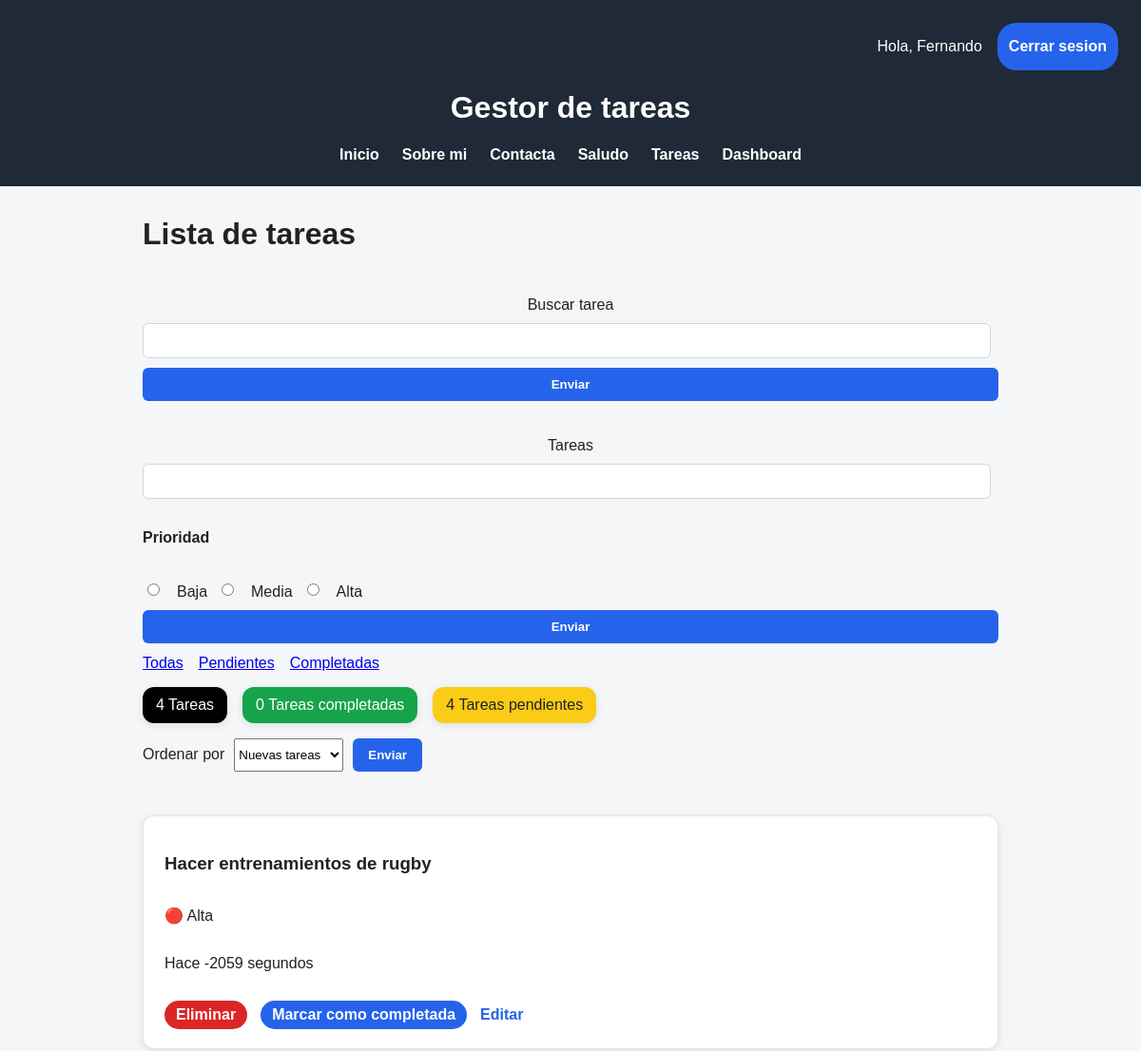
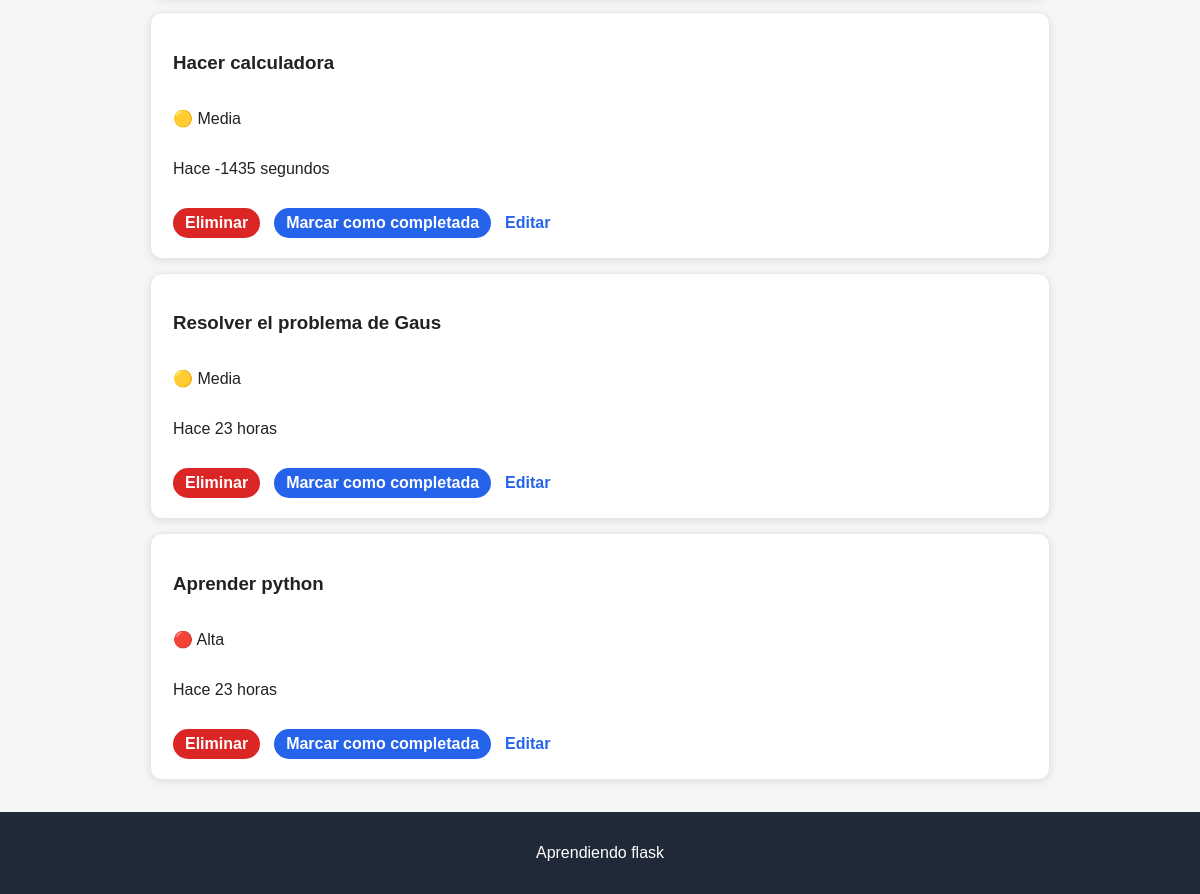
The app's page /tareas?estado=pendientes (signed in) with its own data (2 pictures, top to bottom).
### app/models/models.py (models this page shows)
class Tareas_db(db.Model):
    __tablename__ = "task"
    id = db.Column(db.Integer, primary_key=True)
    tarea = db.Column(db.String(100), nullable=False)
    completada = db.Column(db.Boolean, default=False)
    usuario_id = db.Column(db.Integer, db.ForeignKey("users.id"))
    fecha_creacion = db.Column(db.DateTime, default=datetime.now)
    prioridad = db.Column(db.String(20), default="Media")

### app/routes/tareas_routes.py (the view, shortened to what this page needs)
@tareas_bp.route("/tareas", methods=["GET", "POST"])
def gestionar_tareas():
    if "usuario" not in session:
        return redirect(url_for("auth.login"))
    busqueda = request.args.get("buscar", "")
    estado = request.args.get("estado", "todas").strip()
    orden = request.args.get("orden", "nuevas")
    tareas = Tareas_db.query.filter_by(usuario_id=session["usuario_id"])
    if estado == "pendientes":
        tareas = tareas.filter_by(completada=False)
    elif estado == "completadas":
        tareas = tareas.filter_by(completada=True)
    if busqueda:
        tareas = tareas.filter(Tareas_db.tarea.like(f"%{busqueda}%"))
    if orden == "nuevas":
        tareas = tareas.order_by(Tareas_db.fecha_creacion.desc())
    elif orden == "antiguas":
        tareas = tareas.order_by(Tareas_db.fecha_creacion.asc())
    elif orden == "az":
        tareas = tareas.order_by(Tareas_db.tarea.asc())
    elif orden == "za":
        tareas = tareas.order_by(Tareas_db.tarea.desc())
    tareas = tareas.all()
    for tarea in tareas:
        tarea.tiempo_transcurrido = tiempo_transcurrido(tarea.fecha_creacion)
    long_tareas, tareas_totales_completadas, tareas_totales_pendientes = (
        calcular_tareas()
    )
    return render_template(
        "tareas.html",
        tareas=tareas,
        long_tareas=long_tareas,
        tareas_totales_pendientes=tareas_totales_pendientes,
        tareas_totales_completadas=tareas_totales_completadas,
        busqueda=busqueda,
        estado=estado,
        orden=orden,
    )

### app/utils/helpers.py (called while the page is built)
def calcular_tareas():
    tareas = Tareas_db.query.filter_by(usuario_id=session["usuario_id"]).all()
    long_tareas = len(tareas)
    tareas_pendiente = Tareas_db.query.filter_by(
        usuario_id=session["usuario_id"], completada=False
    ).all()
    tareas_totales_pendientes = len(tareas_pendiente)
    tareas_completadas = Tareas_db.query.filter_by(
        usuario_id=session["usuario_id"], completada=True
    ).all()
    tareas_totales_completadas = len(tareas_completadas)
    return long_tareas, tareas_totales_completadas, tareas_totales_pendientes

def tiempo_transcurrido(fecha_creacion):
    ahora = datetime.now()
    diferencia = ahora - fecha_creacion
    segundos = int(diferencia.total_seconds())
    minuto = int(segundos // 60)
    hora = int(segundos // 3600)
    dia = int(segundos // 86400)
    if segundos < 60:
        if segundos == 1:
            return f"Hace {segundos} segundo"
        else:
            return f"Hace {segundos} segundos"
    elif segundos < 3600:
        if minuto == 1:
            return f"Hace {minuto} minuto"
        else:
            return f"Hace {minuto} minutos"
    elif segundos < 86400:
        if hora == 1:
            return f"Hace {hora} hora"
        else:
            return f"Hace {hora} horas"
    else:
        if dia == 1:
            return f"Hace {dia} dia"
        else:
            return f"Hace {dia} dias"

### templates/tareas.html (shortened to what this page needs)
{% extends "base.html" %}
{% block contenido %}
<h1>Lista de tareas</h1>
<br>
<form method="GET" class="crear-tarea">
    <label for="buscar">Buscar tarea</label>
    <input type="text" id="buscar" name="buscar" value="{{busqueda}}">
    <button type="submit">Enviar</button>
</form>
<br>
<form action="/tareas" method="POST" class="crear-tarea">
    <label for="tareas">Tareas</label>
    <input type="text" id="tareas" name="tarea">
    <h4>Prioridad</h4>
    <div class="prioridades">
        <input type="radio" id="baja" name="prioridad" value="baja">
        <label for="baja">Baja</label>
        <input type="radio" id="media" name="prioridad" value="media">
        <label for="media">Media</label>
        <input type="radio" id="alta" name="prioridad" value="alta">
        <label for="alta">Alta</label>
    </div>
    <button type="submit">Enviar</button>
</form>
<div class="nav-filtros">
    <a href="/tareas">Todas</a>
    <a href="/tareas?estado=pendientes">Pendientes</a>
    <a href="/tareas?estado=completadas">Completadas</a>
    <br>
</div>
<div class="estadisticas">
    {% if long_tareas == 1 %}
    <p class="estadisticas-card-tarea">{{ long_tareas }} Tarea</p>
    {% else %}
    <p class="estadisticas-card-tarea">{{ long_tareas }} Tareas</p>
    {% endif %}
    {% if tareas_totales_completadas == 1 %}
    <p class="estadisticas-card-completadas">{{ tareas_totales_completadas }} Tarea completada</p>
    {% else %}
    <p class="estadisticas-card-completadas">{{ tareas_totales_completadas }} Tareas completadas</p>
    {% endif %}
    {% if tareas_totales_pendientes == 1 %}
    <p class="estadisticas-card-pendientes">{{ tareas_totales_pendientes }} Tarea pendiente</p>
    {% else %}
    <p class="estadisticas-card-pendientes">{{ tareas_totales_pendientes }} Tareas pendientes</p>
    {% endif %}
</div>
<form action="/tareas" method="GET">
    <label for="orden">Ordenar por</label>
    <select name="orden" id="orden">
        <option id="nuevas" value="nuevas" {% if orden=="nuevas" %}selected{% endif %}>Nuevas tareas</option>
    </select>
    <button type="submit">Enviar</button>
</form>
<br>
{% if tareas %}
<ul>
    {% for tarea in tareas %}
    <li class="tarea-card">
        <div class="tarea-info">
            <h3 class="{% if tarea.completada %}tarea-completada{% endif %}">
                {{ tarea.tarea }}
            </h3>
            {% if tarea.prioridad == "alta" %}
            <p>🔴 {{ tarea.prioridad.capitalize() }}</p>
            {% endif %}
            {% if tarea.prioridad == "media" %}
            <p>🟡 {{ tarea.prioridad.capitalize() }}</p>
            {% endif %}
            <p>{{ tarea.tiempo_transcurrido }}</p>
        </div>
        <div class="tarea-acciones">
            <a href="/eliminar/{{ tarea.id }}" class="eliminar">Eliminar</a>
            <a href="/completar/{{ tarea.id }}" class="completar">
                {% if tarea.completada %}
                Desmarcar tarea
                {% else %}
                Marcar como completada
                {% endif %}
            </a>
            <a href="/editar/{{ tarea.id }}" class="editar">Editar</a>
        </div>
    </li>
    {% endfor %}
</ul>
{% else %}
<p>No hay tareas</p>
{% endif %}
{% endblock %}

### static/style.css (style rules this page uses)
body { background-color: #f4f6f8; color: #222222; font-family: Arial, Helvetica, sans-serif; margin: 0; }
input { padding: 10px; border: 1px solid #d1d5db; border-radius: 6px; margin-right: 8px; }
button { background-color: #2563eb; color: #ffffff; border: none; padding: 10px 16px; border-radius: 6px; cursor: pointer; font-weight: bold; }
main ul { list-style: none; padding: 0px; }
main li a { color: #2563eb; text-decoration: none; font-weight: bold; }
.eliminar { background-color: #dc2626; color: #ffffff; padding: 6px 12px; border-radius: 20px; }
.completar { background-color: #2563eb; color: #ffffff; padding: 6px 12px; border-radius: 20px; }
form { display: flex; gap: 10px; margin-bottom: 12px; }
label { text-align: center; margin-top: 8px; }
.nav-filtros { display: flex; gap: 16px; align-items: center; }
.estadisticas { display: flex; gap: 16px; flex-wrap: wrap; }
.estadisticas-card-tarea { color: #ffffff; background-color: black; padding: 10px 14px; border-radius: 12px; box-shadow: 0px 2px 8px rgba(0, 0, 0, 0.1); transition: 0.2s ease; }
.estadisticas-card-pendientes { color: #222222; background-color: #facc15; padding: 10px 14px; border-radius: 12px; box-shadow: 0px 2px 8px rgba(0, 0, 0, 0.1); transition: 0.2s ease; }
.estadisticas-card-completadas { color: #ffffff; background-color: #16a34a; padding: 10px 14px; border-radius: 12px; box-shadow: 0px 2px 8px rgba(0, 0, 0, 0.1); transition: 0.2s ease; }
.tarea-info { display: flex; flex-direction: column; }
.tarea-card { background-color: #ffffff; border: 1px solid #e5e7eb; border-radius: 12px; padding: 20px 22px; margin-bottom: 14px; display: flex; flex-direction: column; gap: 14px; box-shadow: 0px 2px 8px rgba(0, 0, 0, 0.1); transition: all 0.2s ease; }
.tarea-acciones { display: flex; gap: 14px; align-items: center; flex-wrap: wrap; }
.crear-tarea { flex-direction: column; }
.prioridades { display: flex; flex-direction: row; align-items: center; gap: 10px; }

### records on screen
Tareas_db: tarea "Hacer entrenamientos de rugby", prioridad "Alta", tiempo_transcurrido "Hace -2059 segundos", completada "Marcar como completada"
Tareas_db: tarea "Hacer calculadora", prioridad "Media", tiempo_transcurrido "Hace -1435 segundos", completada "Marcar como completada"
Tareas_db: tarea "Resolver el problema de Gaus", prioridad "Media", tiempo_transcurrido "Hace 23 horas", completada "Marcar como completada"
Tareas_db: tarea "Aprender python", prioridad "Alta", tiempo_transcurrido "Hace 23 horas", completada "Marcar como completada"

### other values on screen
{{ session["usuario"] }} "Fernando"
{{ long_tareas }} "4"
{{ tareas_totales_completadas }} "0"
{{ tareas_totales_pendientes }} "4"
